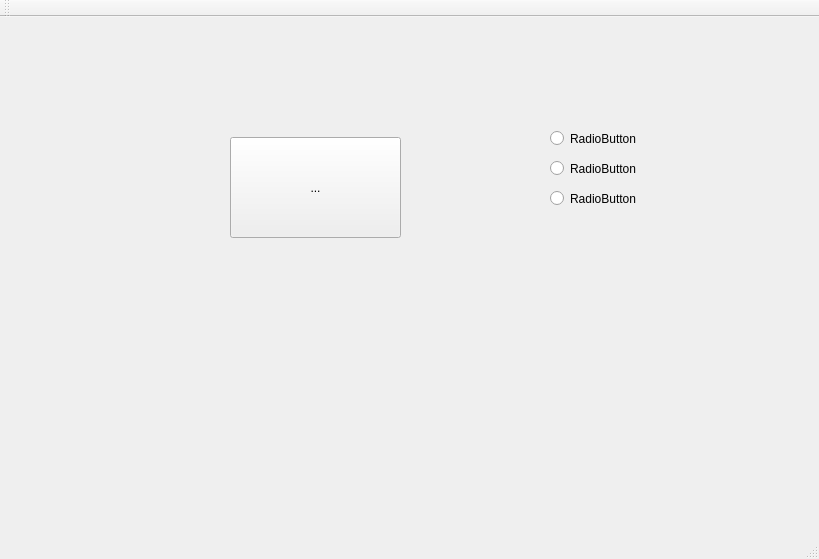
<?xml version="1.0" encoding="UTF-8"?>
<ui version="4.0">
 <class>MainWindow</class>
 <widget class="QMainWindow" name="MainWindow">
  <property name="geometry">
   <rect>
    <x>0</x>
    <y>0</y>
    <width>819</width>
    <height>559</height>
   </rect>
  </property>
  <property name="windowTitle">
   <string>MainWindow</string>
  </property>
  <widget class="QWidget" name="centralWidget">
   <widget class="QToolButton" name="toolButton">
    <property name="geometry">
     <rect>
      <x>230</x>
      <y>120</y>
      <width>171</width>
      <height>101</height>
     </rect>
    </property>
    <property name="text">
     <string>...</string>
    </property>
   </widget>
   <widget class="QRadioButton" name="radioButton">
    <property name="geometry">
     <rect>
      <x>550</x>
      <y>110</y>
      <width>112</width>
      <height>23</height>
     </rect>
    </property>
    <property name="text">
     <string>RadioButton</string>
    </property>
   </widget>
   <widget class="QRadioButton" name="radioButton_2">
    <property name="geometry">
     <rect>
      <x>550</x>
      <y>140</y>
      <width>112</width>
      <height>23</height>
     </rect>
    </property>
    <property name="text">
     <string>RadioButton</string>
    </property>
   </widget>
   <widget class="QRadioButton" name="radioButton_3">
    <property name="geometry">
     <rect>
      <x>550</x>
      <y>170</y>
      <width>112</width>
      <height>23</height>
     </rect>
    </property>
    <property name="text">
     <string>RadioButton</string>
    </property>
   </widget>
  </widget>
  <widget class="QMenuBar" name="menuBar">
   <property name="geometry">
    <rect>
     <x>0</x>
     <y>0</y>
     <width>819</width>
     <height>22</height>
    </rect>
   </property>
  </widget>
  <widget class="QToolBar" name="mainToolBar">
   <attribute name="toolBarArea">
    <enum>TopToolBarArea</enum>
   </attribute>
   <attribute name="toolBarBreak">
    <bool>false</bool>
   </attribute>
  </widget>
  <widget class="QStatusBar" name="statusBar"/>
 </widget>
 <layoutdefault spacing="6" margin="11"/>
 <resources/>
 <connections/>
</ui>
